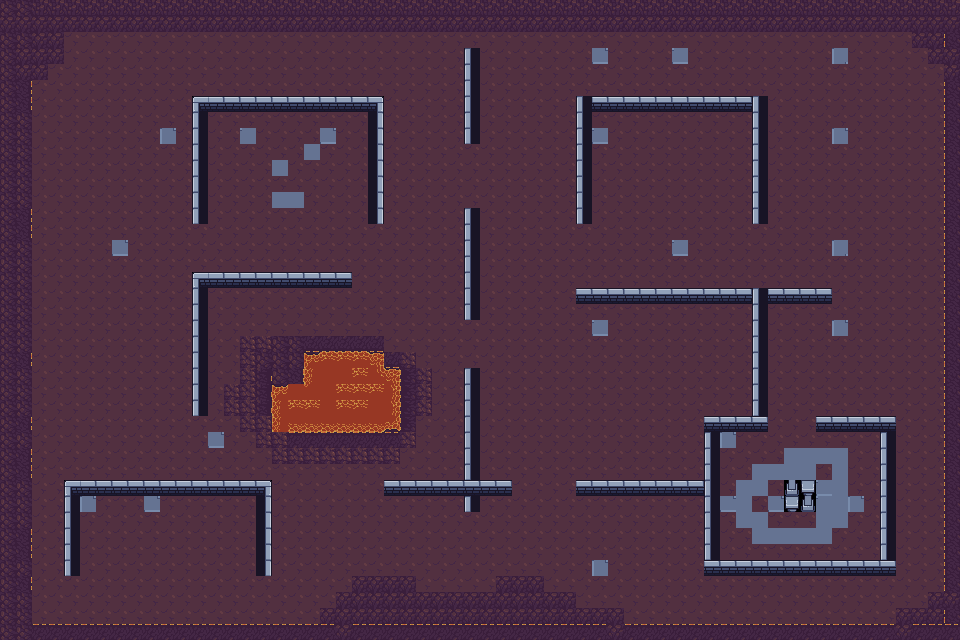

Below is a game level as drawn by its tile map, then a one-line description and the .tmx that defines it (tile-layer data replaced by summaries):
An orthogonal 60x40 tile map with 16x16 px tiles, 1 tile layer (Tile Layer 1), 12 tilesets and 53 objects (29x wall, 9x guard_start, 9x guard_end, player_spawn, server, ...).

<map version="1.10" tiledversion="1.12.2" orientation="orthogonal" renderorder="right-down" width="60" height="40" tilewidth="16" tileheight="16" infinite="0" nextlayerid="7" nextobjectid="1005">
 <tileset firstgid="1" name="Set 1.0" tilewidth="16" tileheight="16" tilecount="48" columns="12">
  <image source="tilesetAD/map1/Dungeon Gathering Free Version/Set 1.0.png" width="192" height="64" />
 </tileset>
 <tileset firstgid="49" name="Set 1.2" tilewidth="16" tileheight="16" tilecount="96" columns="16">
  <image source="tilesetAD/map1/Dungeon Gathering Free Version/Set 1.2.png" width="256" height="96" />
 </tileset>
 <tileset firstgid="145" name="Structure" tilewidth="16" tileheight="16" tilecount="2" columns="1">
  <image source="tilesetAD/map1/Dungeon Gathering Free Version/Structure.png" width="16" height="32" />
 </tileset>
 <tileset firstgid="147" name="burninglava1 - Copy (2)" tilewidth="16" tileheight="16" tilecount="28" columns="4">
  <image source="tilesetAD/Top Down Lava Tileset 16x16 Free/Top Down Lava Tileset 16x16 Free/FREE TILESET FILES/Environment ( With Animations )/Burning Lava/burninglava1 - Copy (2).png" width="64" height="112" />
 </tileset>
 <tileset firstgid="175" name="burninglava1 - Copy (3)" tilewidth="16" tileheight="16" tilecount="28" columns="7">
  <image source="tilesetAD/Top Down Lava Tileset 16x16 Free/Top Down Lava Tileset 16x16 Free/FREE TILESET FILES/Environment ( With Animations )/Burning Lava/burninglava1 - Copy (3).png" width="112" height="64" />
 </tileset>
 <tileset firstgid="203" name="burninglava1 - Copy" tilewidth="16" tileheight="16" tilecount="28" columns="4">
  <image source="tilesetAD/Top Down Lava Tileset 16x16 Free/Top Down Lava Tileset 16x16 Free/FREE TILESET FILES/Environment ( With Animations )/Burning Lava/burninglava1 - Copy.png" width="64" height="112" />
 </tileset>
 <tileset firstgid="231" name="freelavatileset-Sheet" tilewidth="16" tileheight="16" tilecount="840" columns="56">
  <image source="tilesetAD/Top Down Lava Tileset 16x16 Free/Top Down Lava Tileset 16x16 Free/FREE TILESET FILES/freelavatileset-Sheet.png" width="896" height="240" />
 </tileset>
 <tileset firstgid="1071" name="lavaonland1 - Copy (2)" tilewidth="16" tileheight="16" tilecount="70" columns="10">
  <image source="tilesetAD/Top Down Lava Tileset 16x16 Free/Top Down Lava Tileset 16x16 Free/FREE TILESET FILES/Environment ( With Animations )/Land on Lava Tile/lavaonland1 - Copy (2).png" width="160" height="112" />
 </tileset>
 <tileset firstgid="1141" name="lavaonland1 - Copy (3)" tilewidth="16" tileheight="16" tilecount="70" columns="10">
  <image source="tilesetAD/Top Down Lava Tileset 16x16 Free/Top Down Lava Tileset 16x16 Free/FREE TILESET FILES/Environment ( With Animations )/Land on Lava Tile/lavaonland1 - Copy (3).png" width="160" height="112" />
 </tileset>
 <tileset firstgid="1211" name="lavaonland1 - Copy" tilewidth="16" tileheight="16" tilecount="70" columns="7">
  <image source="tilesetAD/Top Down Lava Tileset 16x16 Free/Top Down Lava Tileset 16x16 Free/FREE TILESET FILES/Environment ( With Animations )/Land on Lava Tile/lavaonland1 - Copy.png" width="112" height="160" />
 </tileset>
 <tileset firstgid="1281" name="lavaonland1" tilewidth="16" tileheight="16" tilecount="70" columns="7">
  <image source="tilesetAD/Top Down Lava Tileset 16x16 Free/Top Down Lava Tileset 16x16 Free/FREE TILESET FILES/Environment ( With Animations )/Land on Lava Tile/lavaonland1.png" width="112" height="160" />
 </tileset>
 <tileset firstgid="1351" name="burninglava1 - Copy" tilewidth="16" tileheight="16" tilecount="28" columns="4">
  <image source="tilesetAD/Top Down Lava Tileset 16x16 Free/Top Down Lava Tileset 16x16 Free/FREE TILESET FILES/Environment ( With Animations )/Burning Lava/burninglava1 - Copy.png" width="64" height="112" />
 </tileset>
 <layer id="1" name="Tile Layer 1" width="60" height="40">
  <data>[2400 cells, 2400 non-empty, 34 distinct tile ids]</data>
 </layer>
 <objectgroup id="2" name="collisions">
  <object id="1" name="wall" x="5.75" y="-0.666667" width="960" height="32" />
  <object id="2" name="wall" x="0" y="624" width="960" height="16" />
  <object id="3" name="wall" x="0" y="0.25" width="30.75" height="639.75" />
  <object id="4" name="wall" x="944" y="0" width="16" height="640" />
  <object id="5" name="wall" x="194.667" y="97.3333" width="188.667" height="12.6667" />
  <object id="6" name="wall" x="579" y="95.6667" width="182.667" height="14.6667" />
  <object id="7" name="wall" x="193" y="98" width="10" height="126" />
  <object id="8" name="wall" x="370.333" y="111" width="12.3333" height="113.333" />
  <object id="9" name="wall" x="576.333" y="97" width="11.3333" height="127.667" />
  <object id="10" name="wall" x="753.333" y="94" width="10.3333" height="130.333" />
  <object id="11" name="wall" x="465.333" y="47.6667" width="13.6667" height="95.6667" />
  <object id="12" name="wall" x="464" y="208.333" width="12" height="111.333" />
  <object id="13" name="wall" x="465.333" y="368" width="9.66667" height="143" />
  <object id="14" name="wall" x="194" y="273" width="160" height="16" />
  <object id="15" name="wall" x="577" y="288" width="254" height="14" />
  <object id="16" name="wall" x="193" y="275.5" width="13.5" height="140" />
  <object id="17" name="wall" x="754" y="295" width="9" height="142" />
  <object id="18" name="wall" x="68.5" y="481" width="187.5" height="10.5" />
  <object id="19" name="wall" x="385" y="480.333" width="126.333" height="14.3333" />
  <object id="20" name="wall" x="576.667" y="482.333" width="128.667" height="10" />
  <object id="21" name="wall" x="705" y="421" width="10" height="151" />
  <object id="22" name="wall" x="879" y="417" width="12" height="153" />
  <object id="23" name="wall" x="710" y="560" width="186" height="11" />
  <object id="24" name="wall" x="709" y="421" width="54" height="6" />
  <object id="25" name="wall" x="816" y="416" width="80" height="11" />
  <object id="26" name="wall" x="63.5" y="480.5" width="11.5" height="98.5" />
  <object id="27" name="wall" x="256.5" y="482.5" width="15" height="95" />
  <object id="1003" name="wall" x="322" y="628">
   <polygon points="0,0 -4,-21 11,-21 11,-36 27,-39 30,-53 88,-54 95,-37 177,-37 175,-51 213,-54 219,-37 258,-40 258,-19 297,-21 300,-7" />
  </object>
  <object id="1004" name="wall" x="244" y="338">
   <polygon points="0,0 -1,48 0,100 19,99 19,123 152,120 162,112 189,78 184,35 169,18 146,16 140,5" />
  </object>
 </objectgroup>
 <objectgroup id="5" name="entities" visible="0">
  <object id="28" name="player_spawn" x="163" y="541" width="14" height="16" />
  <object id="29" name="server" x="785" y="481" width="30" height="32" />
  <object id="30" name="server_door" x="768" y="416" width="48" height="8" />
  <object id="31" name="key" x="292" y="164" width="10" height="12" />
  <object id="32" name="item_water" x="143" y="344" width="12" height="12" />
  <object id="33" name="item_meat" x="625" y="321" width="14" height="13" />
 </objectgroup>
 <objectgroup id="6" name="enemies">
  <object id="100" name="guard_start" x="64" y="80" width="12" height="12">
   <properties>
    <property name="id" type="int" value="1" />
    <property name="viewAngle" type="int" value="60" />
    <property name="viewRadius" type="int" value="120" />
   </properties>
  </object>
  <object id="101" name="guard_end" x="160" y="80" width="12" height="12">
   <properties>
    <property name="id" type="int" value="1" />
    <property name="viewAngle" type="int" value="60" />
    <property name="viewRadius" type="int" value="120" />
   </properties>
  </object>
  </objectgroup>
</map>
<!-- 16 of 53 objects omitted -->
